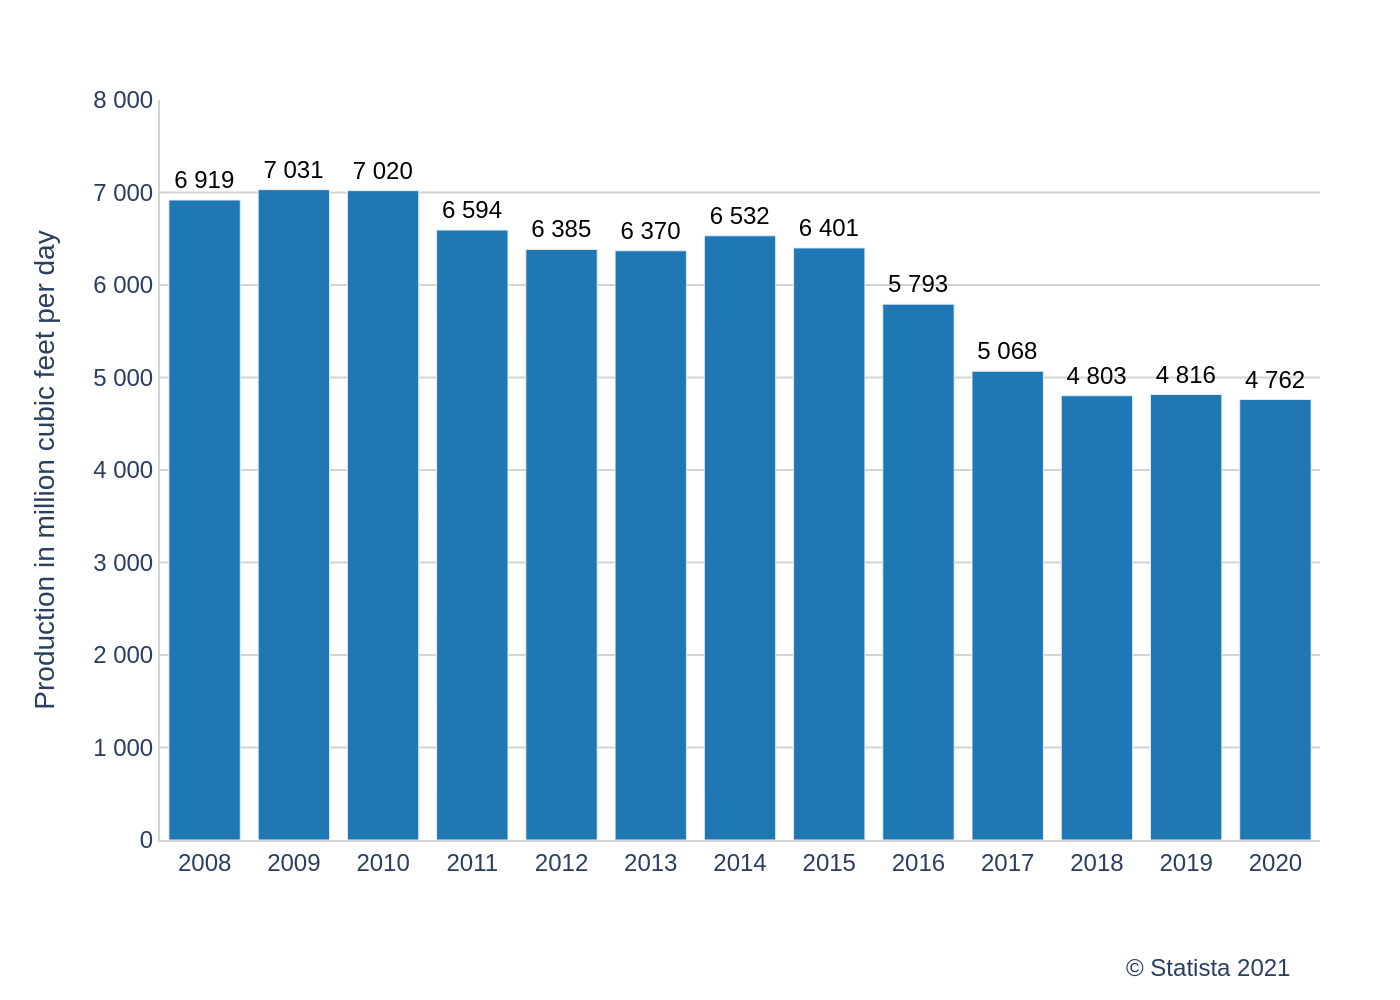

Reproduce this figure in Python.
import sys
import json
import plotly.graph_objects as go
import os

# Check for command-line argument
if len(sys.argv) != 2:
    print("Usage: python script.py <path_to_json_file>")
    sys.exit(1)

json_path = sys.argv[1]

# Read data from the specified JSON file
try:
    with open(json_path, 'r', encoding='utf-8') as f:
        chart_data_json = json.load(f)
except FileNotFoundError:
    print(f"Error: JSON file not found at {json_path}")
    sys.exit(1)
except json.JSONDecodeError:
    print(f"Error: Could not decode JSON from {json_path}")
    sys.exit(1)

# Extract data and texts from JSON
data = chart_data_json['chart_data']
texts = chart_data_json['texts']
colors = chart_data_json['colors']

# Prepare data for Plotly
categories = [item['category'] for item in data]
values = [item['value'] for item in data]
formatted_texts = [f"{v:,}".replace(',', ' ') for v in values]

# Create the figure
fig = go.Figure()

# Add the bar trace
fig.add_trace(go.Bar(
    x=categories,
    y=values,
    marker_color=colors[0],
    text=formatted_texts,
    textposition='outside',
    cliponaxis=False  # Allow text to be drawn outside the plot area
))

# Update layout
fig.update_layout(
    font=dict(family="Arial", size=12),
    plot_bgcolor='white',
    xaxis=dict(
        title_text=texts['x_axis_title'],
        showgrid=False,
        linecolor='lightgrey'
    ),
    yaxis=dict(
        title_text=texts['y_axis_title'],
        range=[0, 8000],
        tickvals=[i for i in range(0, 9000, 1000)],
        ticktext=[f"{i:,}".replace(',', ' ') for i in range(0, 9000, 1000)],
        gridcolor='lightgrey',
        zeroline=False,
        linecolor='lightgrey'
    ),
    showlegend=False,
    margin=dict(l=80, r=40, t=50, b=80),
    annotations=[
        dict(
            text=texts['source'],
            showarrow=False,
            xref='paper',
            yref='paper',
            x=0.98,
            y=-0.15,
            xanchor='right',
            yanchor='top',
            align='right',
            font=dict(size=12)
        )
    ]
)

# Style text on bars
fig.update_traces(
    textfont_size=12,
    textfont_color='black'
)

# Determine output filename from JSON path
base_filename = os.path.splitext(os.path.basename(json_path))[0]
output_filename = f"{base_filename}.png"

# Save the figure as a PNG image
fig.write_image(output_filename, scale=2)

print(f"Chart saved to {output_filename}")
